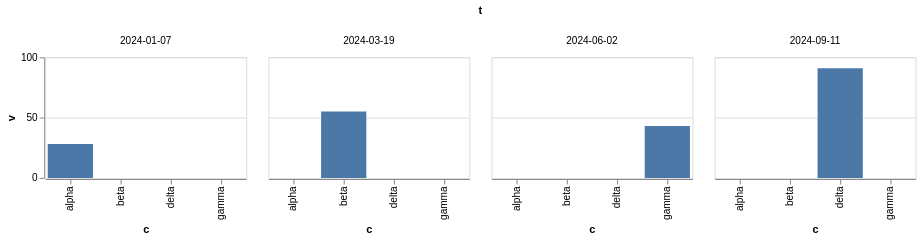

Write the Vega-Lite specification saved for this chart.
### Vega-Lite specification from a JSON file in a GitHub repository (floating-point values rounded to 4 significant figures)
{"$schema": "https://vega.github.io/schema/vega-lite/v6.json", "width": 200, "height": 120, "data": {"values": [{"c": "alpha", "v": 28, "w": 3, "t": "2024-01-07"}, {"c": "beta", "v": 55, "w": 7, "t": "2024-03-19"}, {"c": "gamma", "v": 43, "w": 5, "t": "2024-06-02"}, {"c": "delta", "v": 91, "w": 9, "t": "2024-09-11"}]}, "mark": "bar", "encoding": {"x": {"field": "c", "type": "nominal"}, "y": {"field": "v", "type": "quantitative"}, "column": {"field": "t", "type": "ordinal"}}, "config": {"header": {"titleFontWeight": "bolder"}}}
